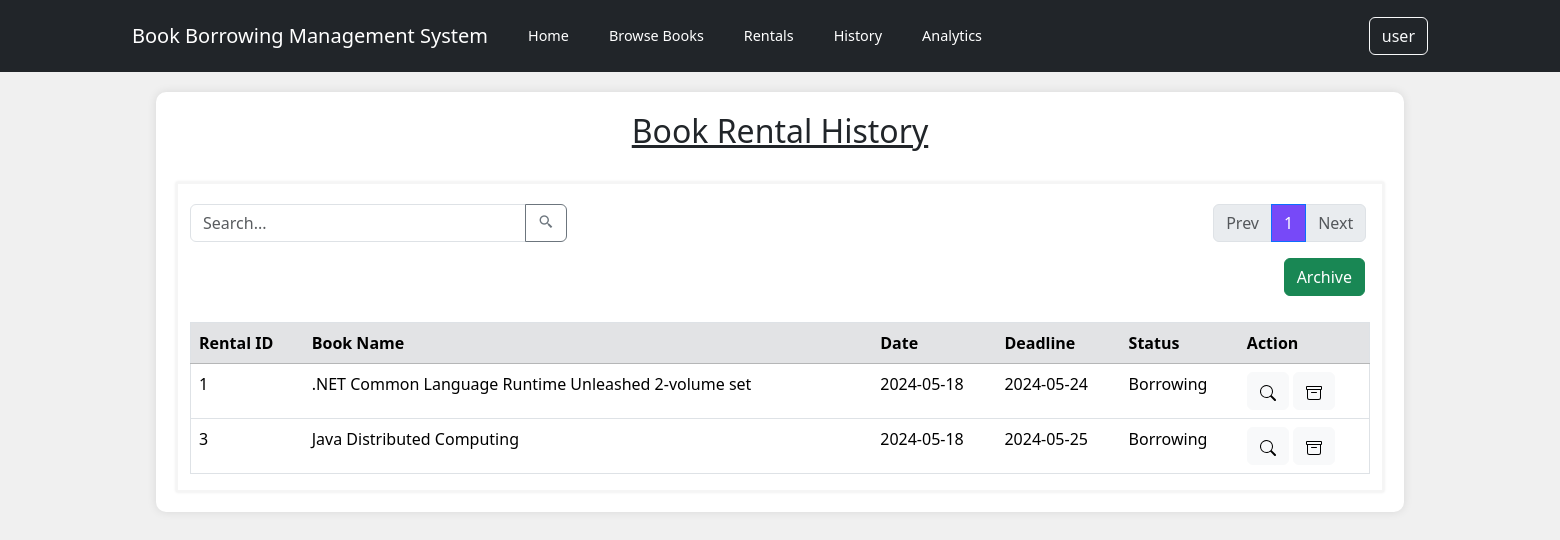
Page /reservationHistory.php (signed in) on the committed database.
### tables this page shows
CREATE TABLE `history` (
  `rental_ID` int(5) NOT NULL,
  `id` int(5) NOT NULL,
  `borrowID` int(5) NOT NULL,
  `status_ID` int(5) NOT NULL,
  `rental_deadline` date NOT NULL,
  `rental_remark` varchar(255) DEFAULT NULL,
  `archived` int(1) NOT NULL
);

CREATE TABLE `book` (
  `id` int(5) NOT NULL,
  `bookTitle` varchar(255) NOT NULL,
  `pagesNumber` int(5) NOT NULL,
  `authorName` varchar(255) NOT NULL,
  `quantity` int(5) NOT NULL,
  `isbn` varchar(255) NOT NULL,
  `genre` varchar(255) NOT NULL,
  `publicationCompany` varchar(255) NOT NULL,
  `bookCover` varchar(255) DEFAULT NULL
);

CREATE TABLE `borrow` (
  `borrowID` int(5) NOT NULL,
  `bookID` int(5) NOT NULL,
  `userID` int(5) NOT NULL,
  `time` varchar(4) NOT NULL,
  `date` date NOT NULL
);

CREATE TABLE `history_status` (
  `status_ID` int(5) NOT NULL,
  `status_name` varchar(10) NOT NULL,
  `status_desc` varchar(255) NOT NULL
);

### reservationHistory.php (the view, shortened to what this page needs)
<?php
include_once "./controllers/db_connection.php";
$records_per_page = 9;
if (isset($_GET['page']) && is_numeric($_GET['page'])) {
    $current_page = $_GET['page'];
} else {
    $current_page = 1;
}
$start_from = ($current_page - 1) * $records_per_page;
$userID = $_SESSION["id"];
$role = $_SESSION["role"];
if($role == "1"){
    $sql = "SELECT h.*, hs.status_name, u.id, bor.*, bo.bookTitle
            FROM ((((history h
            INNER JOIN history_status hs ON h.status_ID = hs.status_ID)
            INNER JOIN user u ON h.id = u.id)
            INNER JOIN borrow bor ON h.borrowID  = bor.borrowID)
            INNER JOIN book bo ON bor.bookID = bo.id)
            WHERE h.id = '$userID' AND h.archived = 0";
}
$sql .= " LIMIT $start_from, $records_per_page";
$result = mysqli_query($conn, $sql);
$total_pages_sql = "SELECT COUNT(*) AS total FROM history";
$result_total = mysqli_query($conn, $total_pages_sql);
$row_total = mysqli_fetch_assoc($result_total);
$total_records = $row_total['total'];
$total_pages = ceil($total_records / $records_per_page);
?>
<!DOCTYPE html>
<html lang="en">
<head>
    <link href="https://cdn.jsdelivr.net/npm/bootstrap@5.3.3/dist/css/bootstrap.min.css" rel="stylesheet">
    <link rel="stylesheet" href="./custom_css/navbar.css">
    <link rel="stylesheet" href="./custom_css/layout.css">
    <link rel="stylesheet" href="./custom_css/reservationHistory.css">
    <link href='https://unpkg.com/boxicons@2.1.4/css/boxicons.min.css' rel='stylesheet'>
</head>
<body>
    <nav class="navbar navbar-expand-lg navbar-dark bg-dark">
        <div class="container">
            <div class="row">
                <div class="col">
                    <p class="navbar-brand">Book Borrowing Management System</p>
                </div>
                <div class="col">
                    <a class="navbar-brand navbar-link" href="./homepage.php">Home</a>
                </div>
                <div class="col">
                    <a class="navbar-brand navbar-link" href="./bookCatalogueManage.php">Browse Books</a>
                </div>
                <div class="col">
                    <a class="navbar-brand navbar-link" href="#">Rentals</a>
                </div>
                <div class="col">
                    <a class="navbar-brand navbar-link" href="./reservationHistory.php">History</a>
                </div>
                <div class="col">
                    <a class="navbar-brand navbar-link" href="#">Analytics</a>
                </div>
            </div>
            <form class="d-flex" action="<?php echo htmlspecialchars($_SERVER["PHP_SELF"]); ?>" method="post">
                <div class="dropdown">
                    <button class="btn btn-outline-light" type="button" id="dropdownMenuButton" data-bs-toggle="dropdown" aria-expanded="false">
                        <?php echo htmlspecialchars($_SESSION["username"]); ?>
                    </button>
                </div>
            </form>
        </div>
    </nav>
    <div class="container container-main">
        <h2 style="text-align:center;"><u>Book Rental History</u></h2>
        <br>
        <div class="container container-sub">
            <div class="row">
                <div class="col-md-4">
                    <form class="input-group mb-3" action="reservationSearch.php" method="post">
                        <input type="text" class="form-control" placeholder="Search..." aria-label="Search" aria-describedby="basic-addon2" name="search">
                        <button class="btn btn-outline-secondary" type="submit" id="button-addon2">
                            <i class='bx bx-search-alt-2'></i></button>
                    </form>
                </div>
                <div style="z-index: 10; position:absolute; right:-77%;">
                    <nav aria-label="Page navigation example">
                        <ul class="pagination">
                            <li class="page-item <?php echo ($current_page == 1) ? 'disabled' : ''; ?>">
                                <a class="page-link" href="<?php echo ($current_page == 1) ? '#' : 'reservationHistory.php?page=' . ($current_page - 1); ?>">Prev</a>
                            </li>
                            <?php for ($i = 1; $i <= $total_pages; $i++) : ?>
                                <li class="page-item <?php echo ($i == $current_page) ? 'active' : ''; ?>">
                                    <a class="page-link" style="background-color: #7749F8;" href="reservationHistory.php?page=<?php echo $i; ?>"><?php echo $i; ?></a>
                                </li>
                            <?php endfor; ?>
                            <li class="page-item <?php echo ($current_page == $total_pages) ? 'disabled' : ''; ?>">
                                <a class="page-link" href="<?php echo ($current_page == $total_pages) ? '#' : 'reservationHistory.php?page=' . ($current_page + 1); ?>">Next</a>
                            </li>
                        </ul>
                    </nav>
                </div>
                <div class="row">
                    <p>
                    <button class="btn btn-success" type="button" id="button-addon2" style="z-index: 10; position:absolute; right: 12.5%;" onclick="window.location.href='/bbms/reservationArchive.php';">Archive</button>
                    </p>
                </div>
            </div>
            <br><br>
                <form method="post">
                    <table border="1" class="table table-hover" style="width: 100%">
                        <tr class="thread">
                            <th class="table-secondary" scope="col">Rental ID</th>
                            <th class="table-secondary" scope="col">Book Name</th>
                            <th class="table-secondary" scope="col">Date</th>
                            <th class="table-secondary" scope="col">Deadline</th>
                            <th class="table-secondary" scope="col">Status</th>
                            <th class="table-secondary" scope="col">Action</th>
                        </tr>
                        <tr>
                            <?php  if (mysqli_num_rows($result) > 0){
                                while($row = mysqli_fetch_assoc($result)){
                                $rentID = $row["rental_ID"];
                                $bookTitle = $row["bookTitle"];
                                $date = $row["date"];
                                $deadline = $row["rental_deadline"];
	                            $status = $row["status_name"];
                            ?>
                                <td><?php echo $rentID; ?></td>
		                        <td><?php echo $bookTitle; ?></td>
                                <td><?php echo $date; ?></td>
                                <td><?php echo $deadline; ?></td>
                                <td><?php echo $status; ?></td>
		                        <td>
                                <a><button class="btn btn-light" type="button" onclick="window.location.href='/bbms/reservationView.php?historyid=<?php echo $rentID; ?>';"><svg xmlns="http://www.w3.org/2000/svg" width="16" height="16" fill="currentColor" class="bi bi-search" viewBox="0 0 16 16"><path d="M11.742 10.344a6.5 6.5 0 1 0-1.397 1.398h-.001q.044.06.098.115l3.85 3.85a1 1 0 0 0 1.415-1.414l-3.85-3.85a1 1 0 0 0-.115-.1zM12 6.5a5.5 5.5 0 1 1-11 0 5.5 5.5 0 0 1 11 0"/></svg></button></a>
                                <a><button class="btn btn-light" type="button" onclick="Confirm()"></button></a>
		                        </td>
	                    </tr>
                        <?php
                                }
                            }
                            else{
                                echo "0 results";
                            }
                        ?>
                    </table>
                </form>
            </div>
        </div>
</body>
</html>

### custom_css/navbar.css (style rules this page uses)
.navbar-brand { display: flex; align-items: center; justify-content: center; height: 100%; }
.navbar-link { font-size: 0.9rem; }

### custom_css/layout.css (style rules this page uses)
body { background-color: #f0f0f0; }
.container-main { margin-top: 20px; margin-left: auto; margin-right: auto; width: 80%; padding: 20px; background-color: white; border-radius: 10px; box-shadow: 0px 0px 10px rgba(0, 0, 0, 0.1); }

### custom_css/reservationHistory.css (style rules this page uses)
.container-sub { box-shadow: 0px 0px 3px rgba(0, 0, 0, 0.1); border: 2px solid whitesmoke; }
.container-sub .input-group, .container-sub .dropdown, .container-sub .pagination { margin-top: 20px; }

### rows in the picture
history: rental_ID "1", book.bookTitle ".NET Common Language Runtime Unleashed 2-volume set", borrowID.date "2024-05-18", rental_deadline "2024-05-24", status_ID.status_name "Borrowing"
history: rental_ID "3", book.bookTitle "Java Distributed Computing", borrowID.date "2024-05-18", rental_deadline "2024-05-25", status_ID.status_name "Borrowing"

### other values in the picture
$_SESSION["username"] "user"
